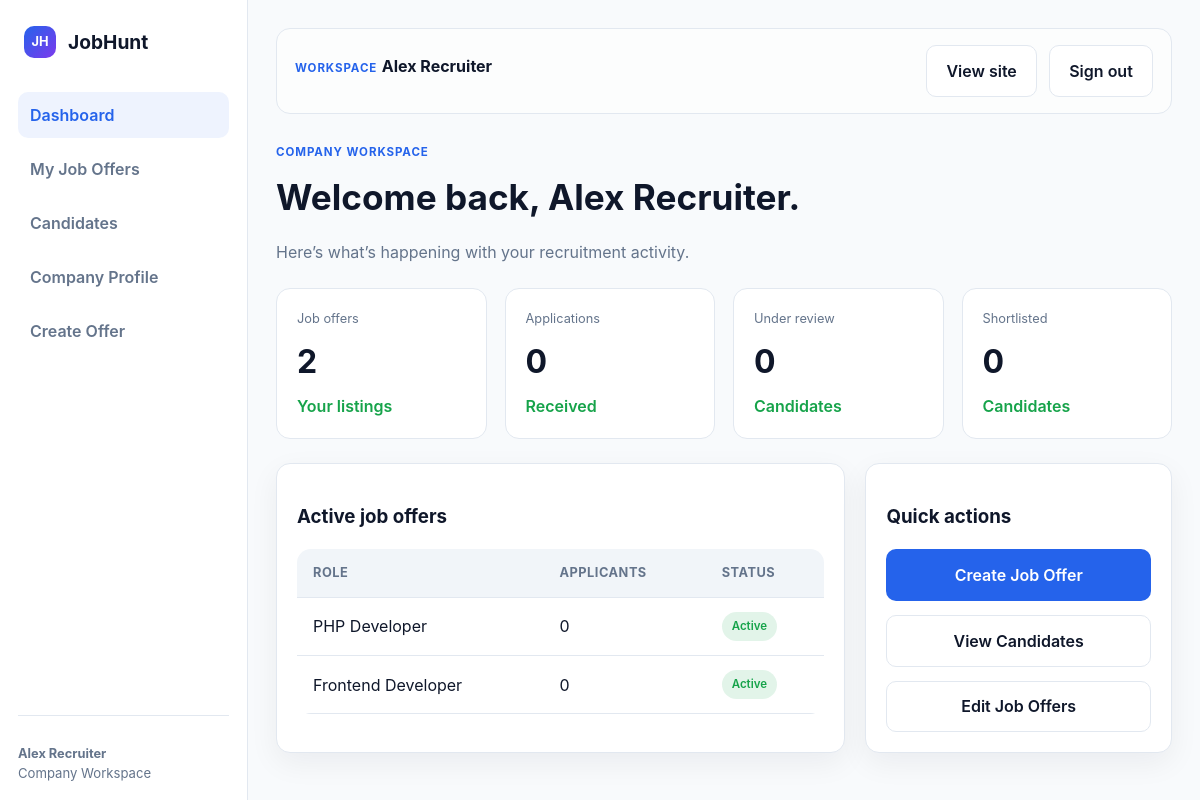
The app's page /index.php?page=company-dashboard (signed in) with its own data.
### tables this page shows
CREATE TABLE job_offers (
    id INT AUTO_INCREMENT PRIMARY KEY,
    company_id INT NOT NULL,
    category_id INT NOT NULL,
    title VARCHAR(160) NOT NULL,
    summary TEXT,
    responsibilities TEXT,
    requirements TEXT,
    preferred_qualifications TEXT,
    benefits TEXT,
    employment_type VARCHAR(50) NOT NULL,
    experience_level VARCHAR(50) NOT NULL,
    workplace_type VARCHAR(50) NOT NULL,
    location VARCHAR(160) DEFAULT NULL,
    salary_min INT DEFAULT NULL,
    salary_max INT DEFAULT NULL,
    currency VARCHAR(10) DEFAULT 'USD',
    status ENUM('draft','active','paused','closed','pending_review','removed') NOT NULL DEFAULT 'draft',
    published_at TIMESTAMP NULL,
    application_deadline TIMESTAMP NULL,
    created_at TIMESTAMP DEFAULT CURRENT_TIMESTAMP,
    updated_at TIMESTAMP DEFAULT CURRENT_TIMESTAMP ON UPDATE CURRENT_TIMESTAMP,
    CONSTRAINT fk_jobs_company FOREIGN KEY (company_id) REFERENCES company_profiles(id) ON DELETE CASCADE,
    CONSTRAINT fk_jobs_category FOREIGN KEY (category_id) REFERENCES job_categories(id)
);

### public/index.php (called while the page is built, shortened)
<?php
require dirname(__DIR__) . '/app/Core/Database.php';
$page = $_GET['page'] ?? 'home';
$controller = new PageController();
$controller->handle($page);

### app/Core/Database.php (called while the page is built, shortened)
<?php
class Database
{
    private static $db;
    public static function connection()
    {
        if (self::$db) {
            return self::$db;
        }
        $config = require dirname(__DIR__, 2) . '/config/database.php';
        $dsn = "{$config['driver']}:host={$config['host']};port={$config['port']};dbname={$config['database']};charset={$config['charset']}";
        self::$db = new \PDO($dsn, $config['username'], $config['password'], $config['options']);
        return self::$db;
    }
}

### app/Models/JobHuntData.php (called while the page is built, shortened)
<?php
class JobHuntData
{
    public static function companyJobs(int $userId): array
    {
        $query = Database::connection()->prepare(
            'SELECT j.id, j.title, j.location, j.status, COUNT(a.id) AS applicant_count
             FROM job_offers j JOIN company_profiles c ON c.id = j.company_id
             LEFT JOIN applications a ON a.job_id = j.id
             WHERE c.user_id = ? GROUP BY j.id ORDER BY j.created_at DESC'
        );
        $query->execute([$userId]);
        return $query->fetchAll();
    }
}

### resources/views/company/dashboard.php (the view, shortened to what this page needs)
<!DOCTYPE html>
<html lang="en">
<head>
    <link rel="stylesheet" href="assets/css/styles.css" />
</head>
<body>
    <div class="app-shell">
        <?php require __DIR__ . '/../components/company-sidebar.php'; ?>
        <main class="app-main">
            <?php require __DIR__ . '/../components/topbar.php'; ?>
            <div class="page-header">
                <div class="kicker">Company workspace</div>
                <h1>Welcome back, <?php echo htmlspecialchars($_SESSION['user']['name'] ?? 'Company'); ?>.</h1>
                <p class="muted">Here’s what’s happening with your recruitment activity.</p>
            </div>
            <div class="metrics-grid">
                <?php foreach ($metrics as $metric): ?>
                    <div class="metric-card">
                        <div class="label"><?php echo htmlspecialchars($metric['label']); ?></div>
                        <div class="value"><?php echo htmlspecialchars($metric['value']); ?></div>
                        <div class="trend"><?php echo htmlspecialchars($metric['trend']); ?></div>
                    </div>
                <?php endforeach; ?>
            </div>
            <div class="two-col" style="margin-top:24px;">
                <div class="card">
                    <h3>Active job offers</h3>
                    <div class="table-wrap">
                        <table>
                            <thead><tr><th>Role</th><th>Applicants</th><th>Status</th></tr></thead>
                            <tbody>
                                <?php foreach (array_slice($jobs, 0, 3) as $job): ?>
                                    <tr>
                                        <td><?php echo htmlspecialchars($job['title']); ?></td>
                                        <td><?php echo (int) $job['applicant_count']; ?></td>
                                        <td><span class="status-pill status-<?php echo htmlspecialchars($job['status']); ?>"><?php echo htmlspecialchars(ucwords(str_replace('_', ' ', $job['status']))); ?></span></td>
                                    </tr>
                                <?php endforeach; ?>
                            </tbody>
                        </table>
                    </div>
                </div>
                <div class="card">
                    <h3>Quick actions</h3>
                    <div class="list-stack">
                        <a class="btn btn-primary" href="index.php?page=company-job-create">Create Job Offer</a>
                        <a class="btn btn-secondary" href="index.php?page=company-candidates">View Candidates</a>
                        <a class="btn btn-secondary" href="index.php?page=company-jobs">Edit Job Offers</a>
                    </div>
                </div>
            </div>
        </main>
    </div>
</body>
</html>

### public/assets/css/styles.css (style rules this page uses)
:root { --brand-950: #101828; --brand-700: #1D4ED8; --brand-600: #2563EB; --brand-100: #DBEAFE; --surface: #FFFFFF; --canvas: #F8FAFC; --surface-muted: #F1F5F9; --border: #E2E8F0; --text-primary: #0F172A; --text-secondary: #64748B; --success: #16A34A; --warning: #F59E0B; --danger: #DC2626; --info: #0EA5E9; --ai-accent: #7C3AED; --shadow-soft: 0 10px 30px rgba(15, 23, 42, 0.06); --radius-card: 14px; --radius-input: 10px; }
* { box-sizing: border-box; }
html { scroll-behavior: smooth; }
body { margin: 0; font-family: Inter, "Segoe UI", sans-serif; background: var(--canvas); color: var(--text-primary); line-height: 1.5; }
a { color: inherit; text-decoration: none; }
.btn { border: 1px solid transparent; border-radius: 10px; padding: 0.8rem 1.2rem; font-weight: 600; cursor: pointer; transition: 0.2s ease; display: inline-flex; align-items: center; justify-content: center; gap: 8px; text-decoration: none; }
.btn-primary { background: var(--brand-600); color: white; }
.btn-secondary { background: var(--surface); border-color: var(--border); color: var(--text-primary); }
.kicker { display: inline-block; color: var(--brand-600); font-weight: 700; letter-spacing: 0.08em; font-size: 0.72rem; text-transform: uppercase; margin-bottom: 10px; }
.muted { color: var(--text-secondary); }
.card { background: var(--surface); border: 1px solid var(--border); border-radius: var(--radius-card); box-shadow: var(--shadow-soft); padding: 20px; }
.app-shell { display: grid; grid-template-columns: 248px minmax(0, 1fr); min-height: 100vh; background: var(--canvas); }
.app-main { padding: 28px; }
.metrics-grid { display: grid; grid-template-columns: repeat(4, minmax(0, 1fr)); gap: 18px; }
.metric-card { background: var(--surface); border: 1px solid var(--border); border-radius: var(--radius-card); padding: 20px; }
.metric-card .label { color: var(--text-secondary); font-size: 0.8rem; }
.metric-card .value { font-size: 2rem; font-weight: 700; margin: 10px 0 8px; }
.metric-card .trend { color: var(--success); font-weight: 600; }
.page-header { margin-bottom: 24px; }
.page-header h1 { font-size: 2.2rem; margin: 0 0 8px; }
.two-col { display: grid; grid-template-columns: 1.3fr 0.7fr; gap: 20px; }
.table-wrap { overflow-x: auto; }
table { width: 100%; border-collapse: collapse; background: var(--surface); border-radius: 14px; overflow: hidden; }
th, td { padding: 14px 16px; border-bottom: 1px solid var(--border); text-align: left; }
th { background: var(--surface-muted); color: var(--text-secondary); font-size: 0.8rem; text-transform: uppercase; letter-spacing: 0.04em; }
.status-pill { display: inline-flex; padding: 0.38rem 0.62rem; border-radius: 999px; font-weight: 600; font-size: 0.72rem; }
.status-active { background: rgba(22,163,74,0.12); color: var(--success); }
.list-stack { display: grid; gap: 14px; }

### records on screen
job_offers: title "PHP Developer", applicant_count "0", status "Active"
job_offers: title "Frontend Developer", applicant_count "0", status "Active"

### other values on screen
$_SESSION['user']['name'] "Alex Recruiter"
$metric['label'] "Job offers"
$metric['value'] "2"
$metric['trend'] "Your listings"
$metric['label'] "Applications"
$metric['value'] "0"
$metric['trend'] "Received"
$metric['label'] "Under review"
$metric['trend'] "Candidates"
$metric['label'] "Shortlisted"
